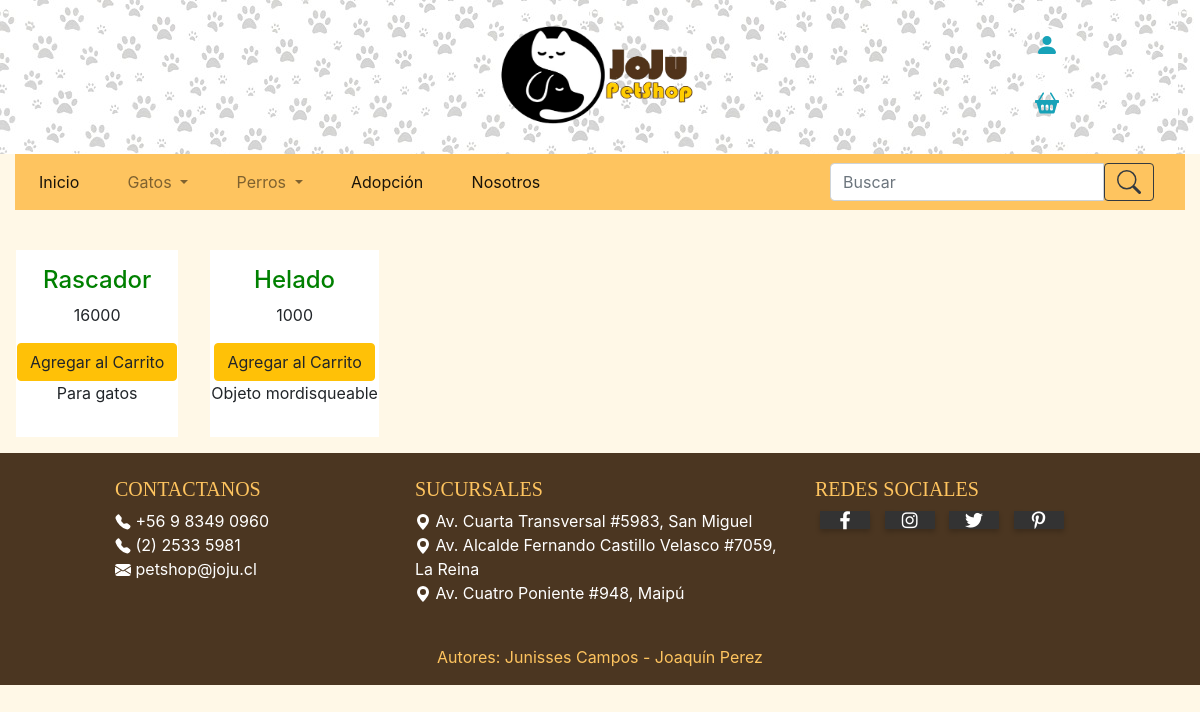
/accesocat, run on the app's committed database.
### gestorProducto/models.py (models this page shows, shortened)
class Producto(models.Model):
    marca        = models.ForeignKey(Marca, blank=True, null=True, on_delete=models.SET_NULL)
    categoria    = models.ForeignKey(Categoria, blank=True, null=True, on_delete=models.SET_NULL)
    nombre       = models.TextField(max_length=60)
    codigo       = models.DecimalField(max_digits=13, decimal_places=0)
    descripcion  = models.TextField(max_length = 200)
    stock        = models.IntegerField()
    precioCosto  = models.IntegerField()
    precioVenta  = models.IntegerField()

### gestorProducto/views.py (the view)
# urls.py: path('accesocat',views.accesoriocat, name='accesocat'),
def accesoriocat(request):
    lista = Producto.objects.filter(categoria__nombre = "Accesorios Gatos")
    contexto = {'lista' : lista}
    return render(request,'accesoriocat.html', contexto)

### gestorProducto/Templates/accesoriocat.html (shortened to what this page needs)
{% extends "index.html"%}
{% block listado %}
{% for fila in lista %}
{% if forloop.first %}<div class="row">{% endif %}
<div class="prod">
	<div class ="row justify-content-center">
		<div>
			<div class="table-responsive">
							<h4>{{ fila.nombre }}</h4>
							<p>{{ fila.precioVenta }}</p>
							<button id="producto1" class="btn btn-warning">Agregar al Carrito</button>
							<p>{{ fila.descripcion }}</p>
			</div>
		</div>
	</div>
</div>
	{% if forloop.last %}</div>{% endif %}
{% endfor %}
{% endblock %}

### gestorProducto/static/css/Estilosindex.css (style rules this page uses)
body { background-color: #FFF8E7; }

### gestorProducto/static/css/EstiloCompra.css (style rules this page uses)
h4 { color:green; }
.prod { background-color:white; margin: 1rem; padding: 1rem; text-align: center; float: left; }

### gestorProducto/static/css/Estilos.css (style rules this page uses)
* { margin: 0; padding: 0; box-sizing: border-box; }

### data on the page
Producto: nombre "Rascador", precioVenta "16000", descripcion "Para gatos"
Producto: nombre "Helado", precioVenta "1000", descripcion "Objeto mordisqueable"
